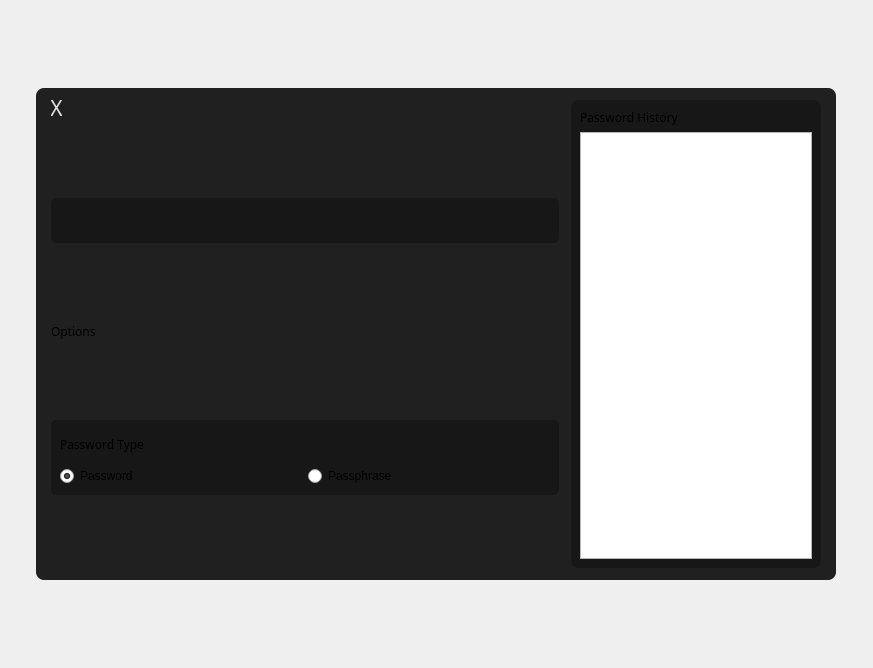
<?xml version="1.0" encoding="UTF-8"?>
<ui version="4.0">
 <class>Form</class>
 <widget class="QWidget" name="Form">
  <property name="geometry">
   <rect>
    <x>0</x>
    <y>0</y>
    <width>873</width>
    <height>668</height>
   </rect>
  </property>
  <property name="windowTitle">
   <string>Form</string>
  </property>
  <property name="styleSheet">
   <string notr="true">QWidget#widget{
	background-color: rgba(32, 32, 32, 255);
	border-radius: 8px;
}</string>
  </property>
  <layout class="QGridLayout" name="gridLayout">
   <item row="1" column="0">
    <widget class="QWidget" name="widget" native="true">
     <property name="maximumSize">
      <size>
       <width>800</width>
       <height>492</height>
      </size>
     </property>
     <property name="styleSheet">
      <string notr="true">QPushButton#btnClose{
	color:rgba(255, 255, 255, 220);
}
QPushButton#btnClose:pressed{
	color: rgba(126, 126, 126, 220);

}
QPushButton#btnClose:hover{
	color: rgba(190, 190, 190, 220);
}

QFrame#frame_pass_history {
	background-color: rgb(23, 23, 23);
	border-radius: 8px;
}
QFrame#frame_pass_type {
	background-color: rgb(23, 23, 23);
	border-radius: 5px;
}
QFrame#frame_options{
	background-color: rgb(23, 23, 23);
	border-radius: 8px;
}

QToolButton#btn_gen_pass {
	background-color: rgb(23, 23, 23);
	border: none;
}

QToolButton#btn_copy {
	background-color: rgb(23, 23, 23);
	border-top-right-radius: 5px;
	border-bottom-right-radius: 5px;
}

QToolButton#btn_copy:hover{
	background-color: rgb(35, 35, 35);
}

QToolButton#btn_gen_pass:hover{
	background-color: rgb(35, 35, 35);
}

QToolButton#btn_copy:pressed{
	background-color: rgb(40, 40, 40);
}

QToolButton#btn_gen_pass:pressed{
	background-color: rgb(40, 40, 40);
}
</string>
     </property>
     <layout class="QGridLayout" name="gridLayout_2">
      <item row="0" column="0">
       <widget class="QPushButton" name="btnClose">
        <property name="sizePolicy">
         <sizepolicy hsizetype="Fixed" vsizetype="Fixed">
          <horstretch>0</horstretch>
          <verstretch>0</verstretch>
         </sizepolicy>
        </property>
        <property name="minimumSize">
         <size>
          <width>5</width>
          <height>0</height>
         </size>
        </property>
        <property name="maximumSize">
         <size>
          <width>11</width>
          <height>21</height>
         </size>
        </property>
        <property name="font">
         <font>
          <family>Nexa-Trial</family>
          <pointsize>16</pointsize>
         </font>
        </property>
        <property name="styleSheet">
         <string notr="true">border: none;</string>
        </property>
        <property name="text">
         <string>X</string>
        </property>
       </widget>
      </item>
      <item row="0" column="2" rowspan="3">
       <widget class="QFrame" name="frame_pass_history">
        <property name="sizePolicy">
         <sizepolicy hsizetype="Preferred" vsizetype="Minimum">
          <horstretch>0</horstretch>
          <verstretch>0</verstretch>
         </sizepolicy>
        </property>
        <property name="minimumSize">
         <size>
          <width>200</width>
          <height>0</height>
         </size>
        </property>
        <property name="maximumSize">
         <size>
          <width>250</width>
          <height>468</height>
         </size>
        </property>
        <property name="styleSheet">
         <string notr="true"/>
        </property>
        <property name="frameShape">
         <enum>QFrame::StyledPanel</enum>
        </property>
        <property name="frameShadow">
         <enum>QFrame::Raised</enum>
        </property>
        <layout class="QVBoxLayout" name="verticalLayout">
         <item>
          <widget class="QLabel" name="lbl_history">
           <property name="font">
            <font>
             <family>Nexa-Trial</family>
            </font>
           </property>
           <property name="text">
            <string>Password History</string>
           </property>
          </widget>
         </item>
         <item>
          <widget class="QListWidget" name="listWidget">
           <property name="sizePolicy">
            <sizepolicy hsizetype="Preferred" vsizetype="Expanding">
             <horstretch>0</horstretch>
             <verstretch>0</verstretch>
            </sizepolicy>
           </property>
          </widget>
         </item>
        </layout>
       </widget>
      </item>
      <item row="1" column="0" rowspan="2">
       <layout class="QGridLayout" name="gridLayout_3">
        <item row="4" column="0">
         <widget class="QLabel" name="lbl_options">
          <property name="sizePolicy">
           <sizepolicy hsizetype="Preferred" vsizetype="Maximum">
            <horstretch>0</horstretch>
            <verstretch>0</verstretch>
           </sizepolicy>
          </property>
          <property name="maximumSize">
           <size>
            <width>508</width>
            <height>17</height>
           </size>
          </property>
          <property name="font">
           <font>
            <family>Nexa-Trial</family>
           </font>
          </property>
          <property name="text">
           <string>Options</string>
          </property>
         </widget>
        </item>
        <item row="5" column="0">
         <widget class="QFrame" name="frame_pass_type">
          <property name="sizePolicy">
           <sizepolicy hsizetype="Expanding" vsizetype="Maximum">
            <horstretch>0</horstretch>
            <verstretch>0</verstretch>
           </sizepolicy>
          </property>
          <property name="minimumSize">
           <size>
            <width>0</width>
            <height>75</height>
           </size>
          </property>
          <property name="maximumSize">
           <size>
            <width>508</width>
            <height>75</height>
           </size>
          </property>
          <property name="frameShape">
           <enum>QFrame::StyledPanel</enum>
          </property>
          <property name="frameShadow">
           <enum>QFrame::Raised</enum>
          </property>
          <layout class="QGridLayout" name="gridLayout_4">
           <item row="1" column="0">
            <widget class="QRadioButton" name="rad_password">
             <property name="text">
              <string>Password</string>
             </property>
             <property name="checked">
              <bool>true</bool>
             </property>
            </widget>
           </item>
           <item row="0" column="0">
            <widget class="QLabel" name="lbl_pass_type">
             <property name="font">
              <font>
               <family>Nexa-Trial</family>
              </font>
             </property>
             <property name="text">
              <string>Password Type</string>
             </property>
            </widget>
           </item>
           <item row="1" column="1">
            <widget class="QRadioButton" name="rad_passphrase">
             <property name="text">
              <string>Passphrase</string>
             </property>
            </widget>
           </item>
          </layout>
         </widget>
        </item>
        <item row="2" column="0">
         <layout class="QHBoxLayout" name="horizontalLayout">
          <property name="spacing">
           <number>0</number>
          </property>
          <property name="sizeConstraint">
           <enum>QLayout::SetDefaultConstraint</enum>
          </property>
          <item>
           <widget class="QLineEdit" name="le_password">
            <property name="sizePolicy">
             <sizepolicy hsizetype="Expanding" vsizetype="Maximum">
              <horstretch>0</horstretch>
              <verstretch>0</verstretch>
             </sizepolicy>
            </property>
            <property name="minimumSize">
             <size>
              <width>0</width>
              <height>45</height>
             </size>
            </property>
            <property name="maximumSize">
             <size>
              <width>448</width>
              <height>45</height>
             </size>
            </property>
            <property name="font">
             <font>
              <pointsize>16</pointsize>
             </font>
            </property>
            <property name="styleSheet">
             <string notr="true">background-color: rgb(23, 23, 23);
border-top-left-radius: 5px;
border-bottom-left-radius: 5px;
padding-bottom:1px;
padding-left:3px</string>
            </property>
            <property name="readOnly">
             <bool>true</bool>
            </property>
            <property name="clearButtonEnabled">
             <bool>false</bool>
            </property>
           </widget>
          </item>
          <item>
           <widget class="QToolButton" name="btn_gen_pass">
            <property name="maximumSize">
             <size>
              <width>30</width>
              <height>45</height>
             </size>
            </property>
            <property name="styleSheet">
             <string notr="true"/>
            </property>
            <property name="text">
             <string/>
            </property>
            <property name="icon">
             <iconset resource="../icons/icons.qrc">
              <normaloff>:/pass_gen/refresh.png</normaloff>:/pass_gen/refresh.png</iconset>
            </property>
            <property name="iconSize">
             <size>
              <width>20</width>
              <height>20</height>
             </size>
            </property>
           </widget>
          </item>
          <item>
           <widget class="QToolButton" name="btn_copy">
            <property name="maximumSize">
             <size>
              <width>30</width>
              <height>45</height>
             </size>
            </property>
            <property name="styleSheet">
             <string notr="true"/>
            </property>
            <property name="text">
             <string/>
            </property>
            <property name="icon">
             <iconset resource="../icons/icons.qrc">
              <normaloff>:/pass_gen/copypaste_white.png</normaloff>:/pass_gen/copypaste_white.png</iconset>
            </property>
            <property name="iconSize">
             <size>
              <width>20</width>
              <height>20</height>
             </size>
            </property>
           </widget>
          </item>
         </layout>
        </item>
       </layout>
      </item>
     </layout>
    </widget>
   </item>
  </layout>
 </widget>
 <resources>
  <include location="../icons/icons.qrc"/>
 </resources>
 <connections>
  <connection>
   <sender>btn_copy</sender>
   <signal>clicked()</signal>
   <receiver>le_password</receiver>
   <slot>copy()</slot>
   <hints>
    <hint type="sourcelabel">
     <x>545</x>
     <y>296</y>
    </hint>
    <hint type="destinationlabel">
     <x>417</x>
     <y>302</y>
    </hint>
   </hints>
  </connection>
 </connections>
</ui>
